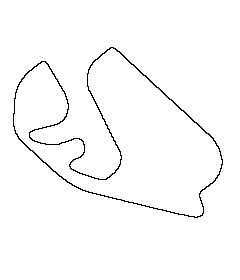
#> input picture other/interlagosTrack.png, 240 x 280 px
$ python trackProduce.py
#> lines starting #> are read from the running program, lines starting #| are printed output that depends on the picture; after the words box and inside, x2 and y2 are one past the last pixel; in counts of white or black regions, pixels touching at a corner belong together
from PIL import Image
import numpy as np

def tempConversion(path):
#> called with path = 'interlagosTrack.png'
    img = Image.open(path).convert("RGB")
#> img: PIL image 240x280 RGB; 98.2% white; black in thin lines or dots, all inside (x1, y1, x2, y2) = (13, 47, 223, 218)
    pixels = img.load()
    w, h = img.size
#> w = 240; h = 280

    tempImage = np.empty(shape=(h,w)).astype(np.uint8)
    tempImage.fill(255)
#> tempImage: shape (280, 240); every value is 255

    for y in range(h):
        for x in range(w):
            r, g, b = pixels[x, y]
            if (r + g + b)/3 > 100:
                continue
            tempImage[y][x] = 0
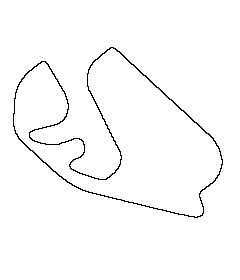
#> tempImage: shape (280, 240); 98.2% white; black in thin lines or dots, all inside (x1, y1, x2, y2) = (13, 47, 223, 218)

    img = Image.fromarray(tempImage, mode='L')
    img.save("trackTemp.png")

def producePixel(path, start, direction):
#> called with path = 'trackTemp.png', start = (143, 205), direction = 'r'
    img = Image.open(path).convert("RGB")
    pixels = img.load()
    w, h = img.size
#> w = 240; h = 280

    tempImage = np.empty(shape=(h,w)).astype(np.uint8)
    tempImage.fill(255)

    coords = []

    for y in range(h):
        for x in range(w):
            r, g, b = pixels[x, y]
            if (r + g + b)/3 > 100:
                continue
            tempImage[y][x] = 0

    startX, startY = start

    if tempImage[startY][startX] != 0:
        return coords
    else:
        coords.append(start)
        tempImage[startY][startX] = 255

    coord = (startX, startY)
    while True:
        s = scan(tempImage, coord, direction)
        if s == False:
            break
        tempImage[coord[1]][coord[0]] = 255
        coord = s
        coords.append(coord)
#> this loop made 1190 passes
#> (x in scan, y in scan, coord) on passes 2 to 4: (144, 205, (145, 205)), (145, 205, (145, 206)), (145, 206, (146, 206))
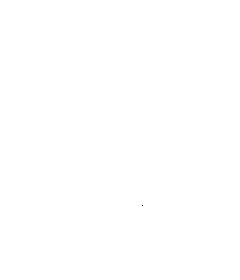
#> tempImage: shape (280, 240); 100% white; black in thin lines or dots, all inside (x1, y1, x2, y2) = (142, 205, 143, 206)
#> after the loop, coords = 1190 pairs, first value 13 to 222, second value 47 to 217
    return coords

def scan(currentState, coords, dir):
    x, y = coords
    if dir == 'u':
        if(currentState[y-1][x] == 0):
            return (x, y-1)
        if(currentState[y][x+1] == 0):
            return (x+1, y)
        if(currentState[y+1][x] == 0):
            return (x, y+1)
        if(currentState[y][x-1] == 0):
            return (x-1, y)
    if dir == 'r':
        if(currentState[y][x+1] == 0):
            return (x+1, y)
        if(currentState[y+1][x] == 0):
            return (x, y+1)
        if(currentState[y][x-1] == 0):
            return (x-1, y)
        if(currentState[y-1][x] == 0):
            return (x, y-1)
    if dir == 'd':
        if(currentState[y+1][x] == 0):
            return (x, y+1)
        if(currentState[y][x-1] == 0):
            return (x-1, y)
        if(currentState[y-1][x] == 0):
            return (x, y-1)
        if(currentState[y][x+1] == 0):
            return (x+1, y)
    if dir == 'l':
        if(currentState[y][x-1] == 0):
            return (x-1, y)
        if(currentState[y-1][x] == 0):
            return (x, y-1)
        if(currentState[y][x+1] == 0):
            return (x+1, y)
        if(currentState[y+1][x] == 0):
            return (x, y+1)
    return False

def checkList(lst):
    tempImage = np.empty(shape=(280,240)).astype(np.uint8)
    tempImage.fill(255)
    for x,y in lst:
        tempImage[y][x] = 0

    img = Image.fromarray(tempImage, mode='L')
    img.save("trackTempCheck.png")

tempConversion("interlagosTrack.png")
l = producePixel("trackTemp.png", (143, 205), "r")
#> l has the same summary as coords in producePixel
print(l)
#> (printed output is left out)
checkList(l)
#> the loop in checkList, `for x,y in lst:` made 1190 passes
#> (x, y) on passes 1 to 3: (143, 205), (144, 205), (145, 205)

xFin = [x[0] for x in l]
#> xFin = 1190 values, max 222 at index 152, min 13 at index 968, mean 104.9
yFin = [y[1] for y in l]
#> yFin = 1190 values, max 217 at index 63, min 47 at index 378, mean 134.7

print(len(l))
print(xFin)
print(yFin)
